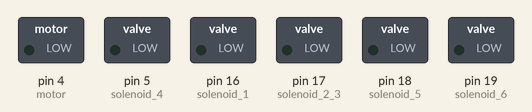
Simulated run of this sketch. Board: Arduino Uno, built with avr-gcc and run on an emulated ATmega328P. Shown: switched loads named in the sketch (green lamp = pin HIGH).

Above: at 4.5 s.
At 7.5 s:
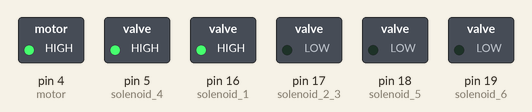
At 10.5 s:
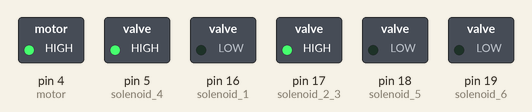
At 13.5 s:
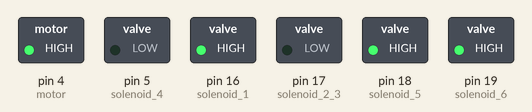
At 16.5 s:
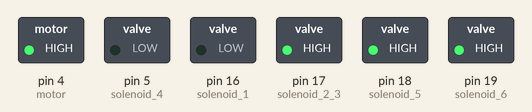
Timing chart, 0 to 22.5 s (numbered marks = the images above):
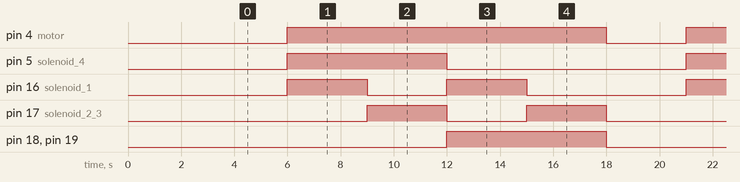

Measured:
- by itself, pin 4 (motor): alternates HIGH for 12.0 s and LOW for 3.0 s
- by itself, pin 5 (solenoid_4), pin 18 (solenoid_5), pin 19 (solenoid_6): alternates HIGH for 6.0 s and LOW for 9.0 s
- by itself, pin 16 (solenoid_1), pin 17 (solenoid_2_3): repeats every 15.0 s: LOW 3.0 s, HIGH 3.0 s, LOW 6.0 s, HIGH 3.0 s

The sketch:

leds_test.ino
```cpp
// Define the pin numbers for the motor and 6 solenoids
const int motor = 4;
const int solenoid_1 = 16;
const int solenoid_2_3 = 17;
const int solenoid_4 = 5;
const int solenoid_5 = 18;
const int solenoid_6 = 19;

void setup() {
  // Set each pin as an OUTPUT
  pinMode(motor, OUTPUT);
  pinMode(solenoid_1, OUTPUT);
  pinMode(solenoid_2_3, OUTPUT);
  pinMode(solenoid_4, OUTPUT);
  pinMode(solenoid_5, OUTPUT);
  pinMode(solenoid_6, OUTPUT);

  digitalWrite(motor, LOW);
  digitalWrite(solenoid_1, LOW);
  digitalWrite(solenoid_2_3, LOW);
  digitalWrite(solenoid_4, LOW);
  digitalWrite(solenoid_5, LOW);
  digitalWrite(solenoid_6, LOW);
  delay(3000); // Wait for 1 second

}

void loop() {

  // case 0,0,0
  digitalWrite(motor, LOW);
  digitalWrite(solenoid_1, LOW);
  digitalWrite(solenoid_2_3, LOW);
  digitalWrite(solenoid_4, LOW);
  digitalWrite(solenoid_5, LOW);
  digitalWrite(solenoid_6, LOW);
  delay(3000); // Wait for 1 second

  // Case 1,0,0
  digitalWrite(motor, HIGH);
  digitalWrite(solenoid_1, HIGH);
  digitalWrite(solenoid_2_3, LOW);
  digitalWrite(solenoid_4, HIGH);
  digitalWrite(solenoid_5, LOW);
  digitalWrite(solenoid_6, LOW);
  delay(3000); // Wait for 1 second

  // case 1,1,0
  digitalWrite(motor, HIGH);
  digitalWrite(solenoid_1, LOW);
  digitalWrite(solenoid_2_3, HIGH);
  digitalWrite(solenoid_4, HIGH);
  digitalWrite(solenoid_5, LOW);
  digitalWrite(solenoid_6, LOW);
  delay(3000); // Wait for 1 second

  // case : 1,0,1
  digitalWrite(motor, HIGH);
  digitalWrite(solenoid_1, HIGH);
  digitalWrite(solenoid_2_3, LOW);
  digitalWrite(solenoid_4, LOW);
  digitalWrite(solenoid_5, HIGH);
  digitalWrite(solenoid_6, HIGH);
  delay(3000); // Wait for 1 second

  // case 1,1,1
  digitalWrite(motor, HIGH);
  digitalWrite(solenoid_1, LOW);
  digitalWrite(solenoid_2_3, HIGH);
  digitalWrite(solenoid_4, LOW);
  digitalWrite(solenoid_5, HIGH);
  digitalWrite(solenoid_6, HIGH);
  delay(3000); // Wait for 1 second
}
```
